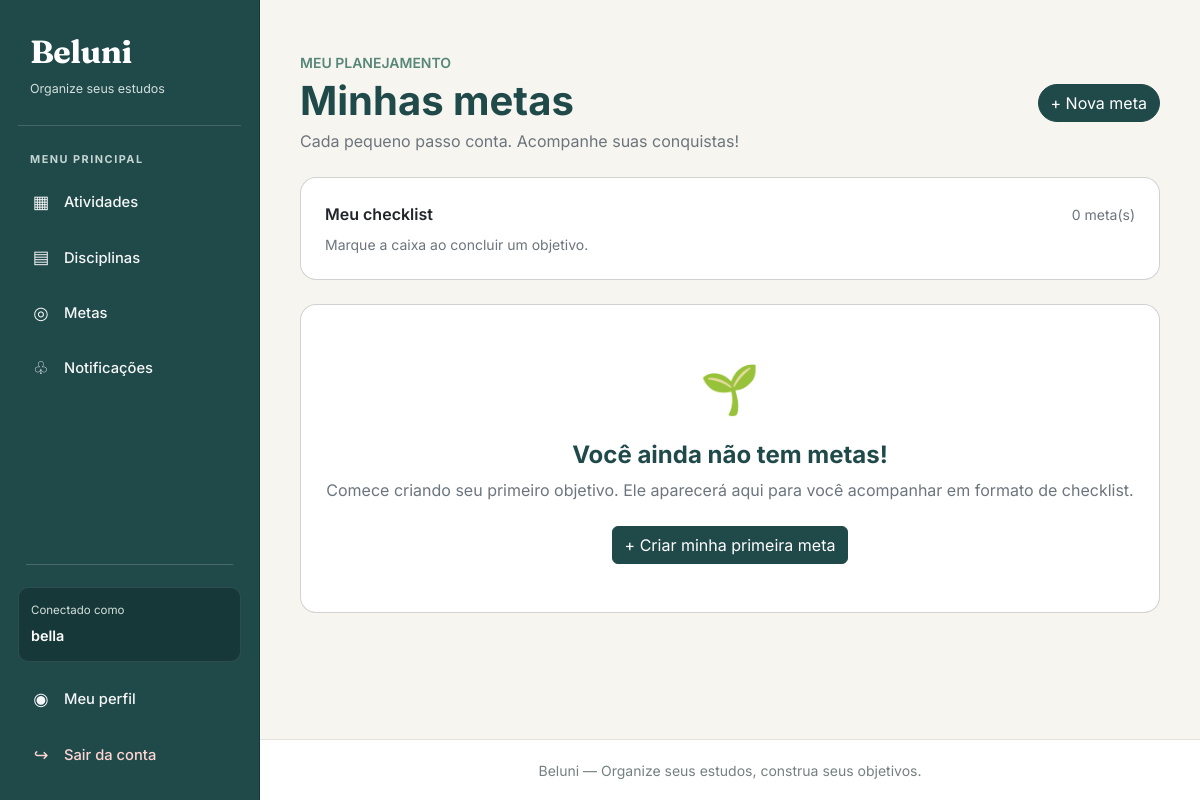
Page /metas/ (signed in) on the earlier database version.
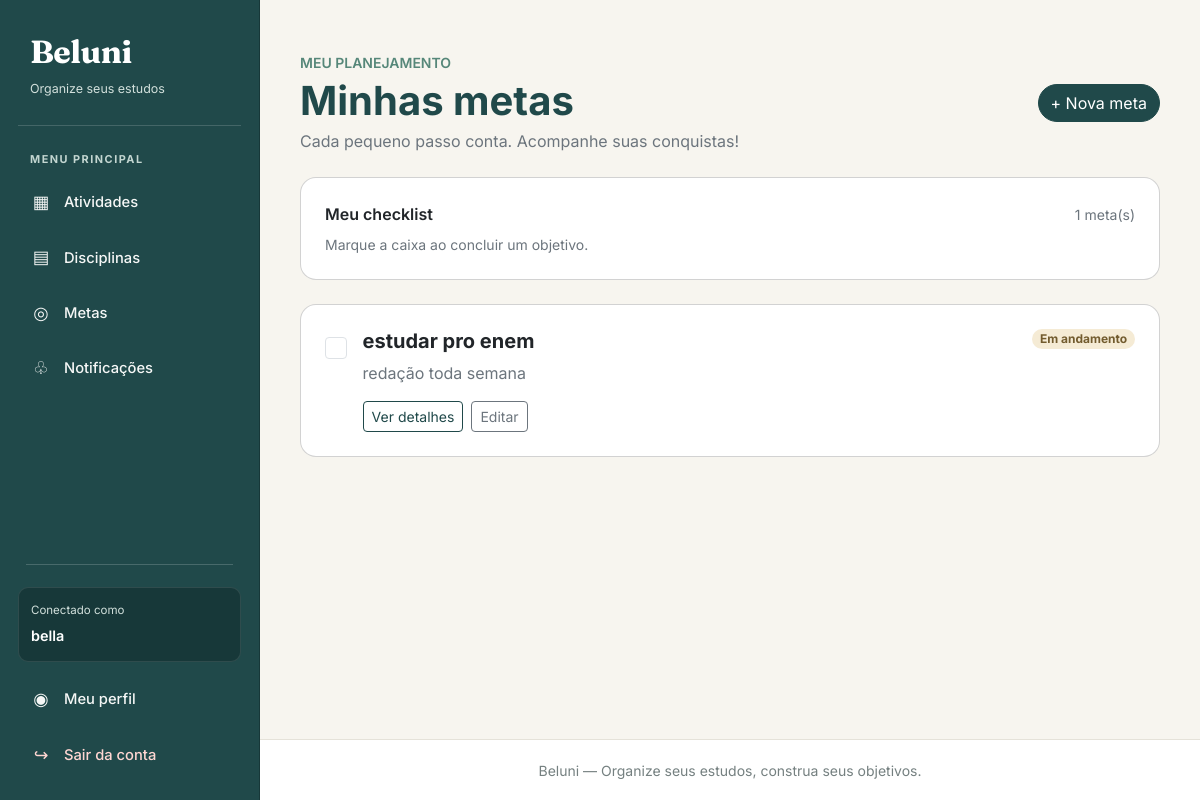
Same page on the later database version.
### meta/models.py (models this page shows, shortened)
class Meta(models.Model):
    titulo = models.CharField(max_length=100)
    detalhamento = models.CharField(max_length=255)
    data = models.DateField()
    estudante = models.ForeignKey(
        Estudante,
        on_delete=models.CASCADE,
        related_name="metas"
    )
    concluida = models.BooleanField(default=False)

### meta/views.py (the view)
# urls.py: path('', views.listar_metas, name='listar_metas'),
@login_required
@permission_required('meta.view_meta')
def listar_metas(request):
    estudante = obter_estudante(request.user)
    metas = metas_do_estudante(estudante).order_by('data')
    return render(
        request,
        'meta/listar.html',
        {'metas': metas}
    )

### meta/views.py (called while the page is built)
def obter_estudante(usuario):
    return get_object_or_404(
        Estudante,
        pk=usuario.pk
    )

def metas_do_estudante(estudante):
    return Meta.objects.filter(
        estudante=estudante
    )

### meta/templates/meta/listar.html (shortened to what the changed rows need)
{% extends 'base.html' %}
{% block conteudo %}
<div class="container py-4">
    <div class="d-flex flex-wrap justify-content-between align-items-center gap-3 mb-4">
        <div>
            <h1 class="fw-bold mb-1" style="color: #20494A;">
                Minhas metas
            </h1>
        </div>
    </div>
    <div class="card mb-4">
        <div class="card-body p-4">
            <div class="d-flex justify-content-between align-items-center mb-2">
                <span class="fw-semibold">Meu checklist</span>
                <span class="text-secondary small">
                    {{ metas|length }} meta(s)
                </span>
            </div>
        </div>
    </div>
    {% for meta in metas %}
        <div class="card mb-3 {% if meta.concluida %}meta-concluida{% endif %}">
            <div class="card-body p-3 p-md-4">
                <div class="d-flex align-items-start gap-3">
                    <form method="post"
                          action="{% url 'alternar_meta' meta.id %}"
                          class="pt-1">
                        <input
                            type="checkbox"
                            class="form-check-input meta-checkbox"
                            aria-label="Concluir {{ meta.titulo }}"
                            onchange="this.form.submit()">
                    </form>
                    <div class="flex-grow-1">
                        <div class="d-flex flex-wrap justify-content-between align-items-start gap-2">
                            <h5 class="fw-bold mb-2 meta-titulo">
                                {{ meta.titulo }}
                            </h5>
                            {% if meta.concluida %}
                                <span class="badge rounded-pill text-bg-success">
                                    Concluída
                                </span>
                            {% else %}
                                <span class="badge rounded-pill"
                                      style="background-color: #F5EBD5; color: #725B2E;">
                                    Em andamento
                                </span>
                            {% endif %}
                        </div>
                        <p class="text-secondary mb-3 meta-descricao">
                            {{ meta.detalhamento }}
                        </p>
                        <div class="d-flex flex-wrap gap-2">
                            <a href="{% url 'detalhar_meta' meta.id %}"
                               class="btn btn-sm btn-outline-primary">
                                Ver detalhes
                            </a>
                            <a href="{% url 'editar_meta' meta.id %}"
                               class="btn btn-sm btn-outline-secondary">
                                Editar
                            </a>
                        </div>
                    </div>
                </div>
            </div>
        </div>
    {% empty %}
        <div class="card">
            <div class="card-body text-center py-5 px-4">
                <div style="font-size: 3rem;">🌱</div>
                <h4 class="fw-bold mt-3" style="color: #20494A;">
                    Você ainda não tem metas!
                </h4>
                <p class="text-secondary mb-4">
                    Comece criando seu primeiro objetivo.
                    Ele aparecerá aqui para você acompanhar em formato de checklist.
                </p>
                <a href="{% url 'criar_meta' %}" class="btn btn-primary">
                    + Criar minha primeira meta
                </a>
            </div>
        </div>
    {% endfor %}
</div>
{% endblock %}

Differences in the rows shown:
added Meta: titulo "estudar pro enem", shows "Em andamento", detalhamento "redação toda semana"
Other differences:
{{ metas|length }}: "0" → "1"
text no longer shown: "🌱 Você ainda não tem metas! Comece criando seu primeiro objetivo. Ele aparecerá aqui para você acompanhar em formato de checklist. + Criar minha primeira meta"
